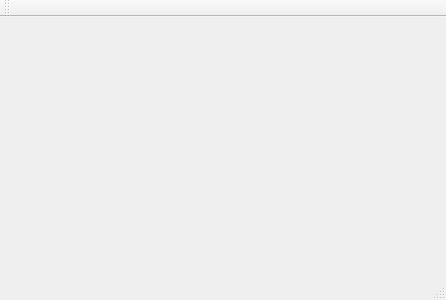
<?xml version="1.0" encoding="UTF-8"?>
<ui version="4.0">
 <class>MainWindow</class>
 <widget class="QMainWindow" name="MainWindow">
  <property name="geometry">
   <rect>
    <x>0</x>
    <y>0</y>
    <width>446</width>
    <height>300</height>
   </rect>
  </property>
  <property name="windowTitle">
   <string>MainWindow</string>
  </property>
  <widget class="QWidget" name="centralWidget">
   <layout class="QHBoxLayout" name="horizontalLayout">
    <item>
     <widget class="Label" name="label">
      <property name="text">
       <string/>
      </property>
     </widget>
    </item>
   </layout>
  </widget>
  <widget class="QMenuBar" name="menuBar">
   <property name="geometry">
    <rect>
     <x>0</x>
     <y>0</y>
     <width>446</width>
     <height>37</height>
    </rect>
   </property>
  </widget>
  <widget class="QToolBar" name="mainToolBar">
   <attribute name="toolBarArea">
    <enum>TopToolBarArea</enum>
   </attribute>
   <attribute name="toolBarBreak">
    <bool>false</bool>
   </attribute>
  </widget>
  <widget class="QStatusBar" name="statusBar"/>
 </widget>
 <layoutdefault spacing="6" margin="11"/>
 <customwidgets>
  <customwidget>
   <class>Label</class>
   <extends>QLabel</extends>
   <header>label.h</header>
  </customwidget>
 </customwidgets>
 <resources/>
 <connections/>
</ui>
